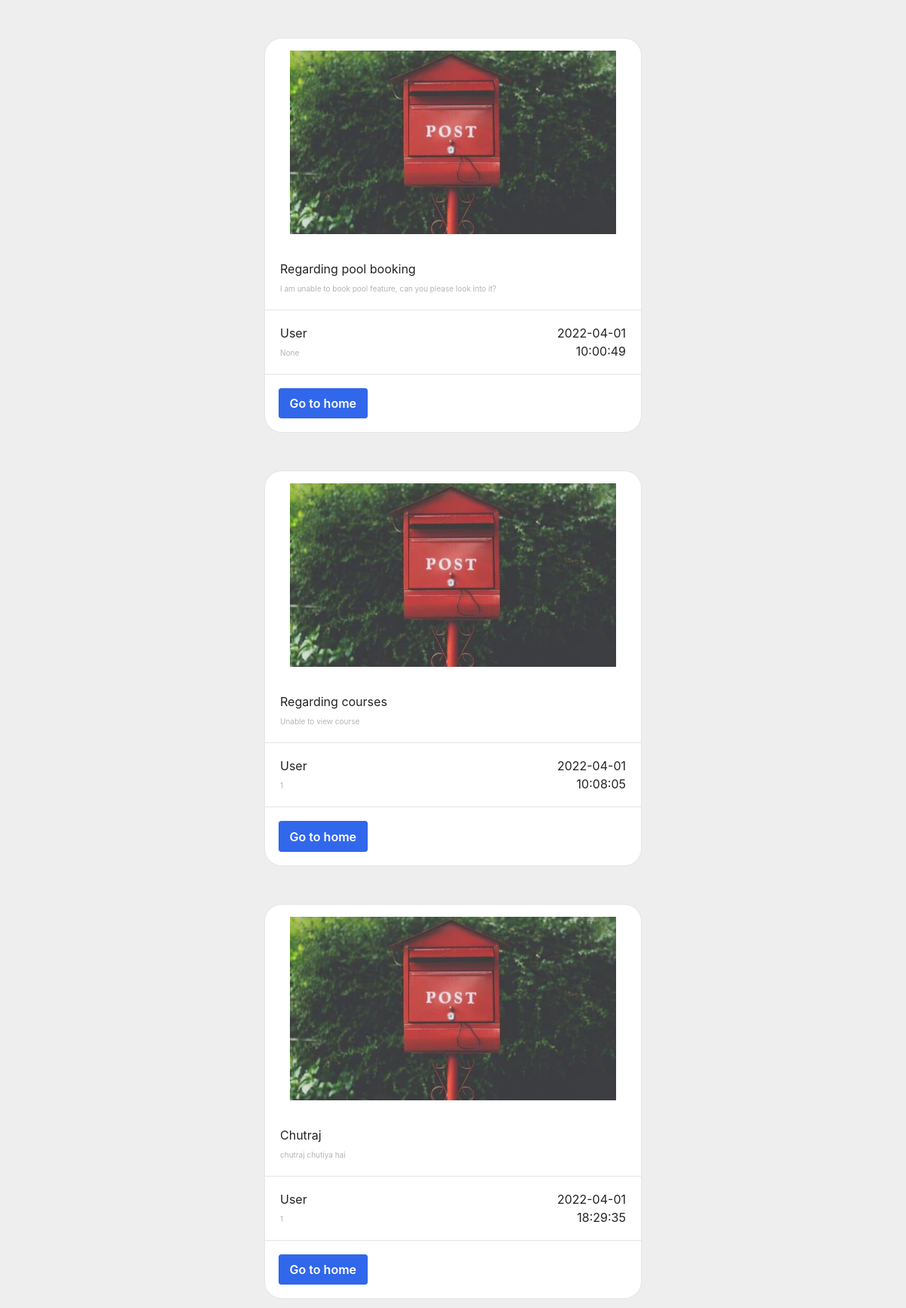
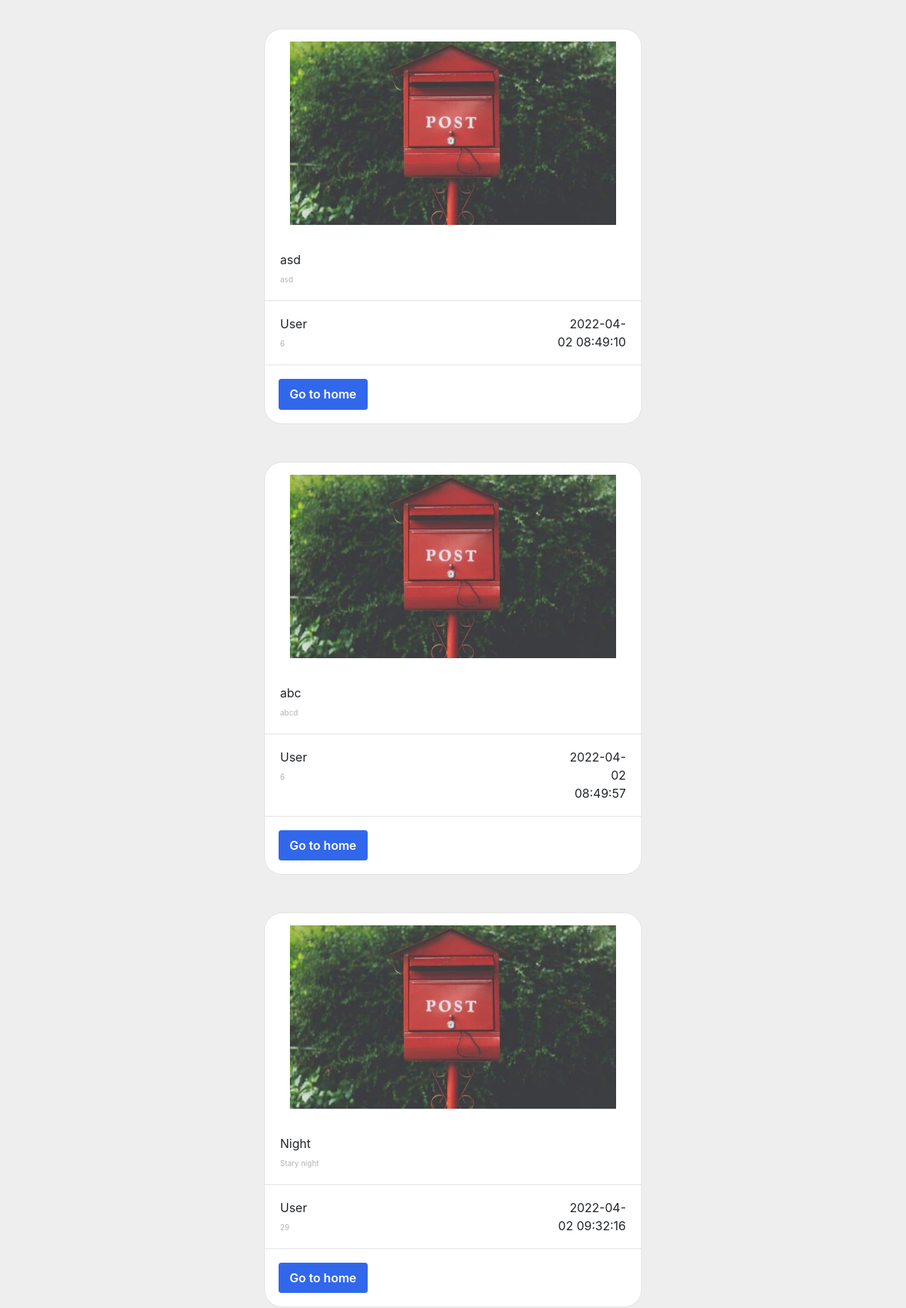
The page /userpost (signed in, upper part) on the database its author committed (2 pictures, top to bottom).
### website/models.py (models this page shows, shortened)
class Post(db.Model):
    id = db.Column(db.Integer, primary_key=True)
    type = db.Column(db.String(20))
    title = db.Column(db.String(100))
    content = db.Column(db.String(10000))
    date_posted = db.Column(db.DateTime(timezone=True), default=func.now())
    user_id = db.Column(db.Integer, db.ForeignKey('user.id'))

### website/views.py (the view)
@views.route('/userpost', methods=['GET', 'POST'])
@login_required
def user_post():
    return render_template('userpost.html', posts=Post.query.filter_by(type='public').all())

### website/__init__.py (called while the page is built)
def create_app():
    app=Flask(__name__)
    app.config['SECRET_KEY']='secret'
    app.config['SQLALCHEMY_DATABASE_URI']='sqlite:///'+DB_NAME
    db.init_app(app)
    from .views import views
    from .auth import auth
    app.register_blueprint(views,url_prefix='/')
    app.register_blueprint(auth,url_prefix='/')
    from .models import User, Note
    create_database(app)
    login_manager = LoginManager()
    login_manager.login_view = 'views.home'
    login_manager.init_app(app)
    @login_manager.user_loader
    def load_user(id):
        return User.query.get(int(id))
    return app

### website/templates/userpost.html (shortened to what this page needs)
<!doctype html>
<html>
<head>
    <link href='https://stackpath.bootstrapcdn.com/bootstrap/4.3.1/css/bootstrap.min.css' rel='stylesheet'>
    <link href='https://use.fontawesome.com/releases/v5.8.1/css/all.css' rel='stylesheet'>
</head>
<body oncontextmenu="return false" class='snippet-body'>
    {% for post in posts %}
    <div class="container d-flex justify-content-center">
        <figure class="card card-product-grid card-lg"> <a href="#" class="img-wrap" data-abc="true"> <img
                    src="static/images/post.jpeg"> </a>
            <figcaption class="info-wrap">
                <div class="row">
                    <div class="col-md-9 col-xs-9"> <a href="#" class="title" data-abc="true">{{post.title}}</a> <span
                            class="rated">{{post.content}}</span> </div>
                </div>
            </figcaption>
            <div class="bottom-wrap-payment">
                <figcaption class="info-wrap">
                    <div class="row">
                        <div class="col-md-9 col-xs-9"> <a href="#" class="title" data-abc="true">User</a> <span
                                class="rated">{{post.user_id}}</span> </div>
                        <div class="col-md-3 col-xs-3">
                            <div class="rating text-right"> {{post.date_posted}} </div>
                        </div>
                    </div>
                </figcaption>
            </div>
            <div class="bottom-wrap"> <a href="/dashboard" class="btn btn-primary" data-abc="true">Go to home </a>
            </div>
        </figure>
    </div>
</body>
{% endfor %}
</html>

### website/templates/userpost.html (style rules this page uses)
body { background-color: #EEEEEE }
a { text-decoration: none !important }
.card-product-list, .card-product-grid { margin-bottom: 0 }
.card { width: 500px; position: relative; display: -webkit-box; display: -ms-flexbox; display: flex; -webkit-box-orient: vertical; -webkit-box-direction: normal; -ms-flex-direction: column; flex-direction: column; min-width: 0; word-wrap: break-word; background-color: #fff; background-clip: border-box; border: 1px solid rgba(0, 0, 0, 0.1); border-radius: 23px; margin-top: 50px }
.card-product-grid .img-wrap { border-radius: 0.2rem 0.2rem 0 0; height: 220px }
.card .img-wrap { overflow: hidden }
.card-lg .img-wrap { height: 280px }
.card-product-grid .img-wrap { border-radius: 0.2rem 0.2rem 0 0; height: 275px; padding: 16px }
[class*='card-product'] .img-wrap img { height: 100%; max-width: 100%; width: auto; display: inline-block; -o-object-fit: cover; object-fit: cover }
.img-wrap { text-align: center; display: block }
.card-product-grid .info-wrap { overflow: hidden; padding: 18px 20px }
[class*='card-product'] a.title { color: #212529; display: block }
.card-product-grid .bottom-wrap { padding: 18px; border-top: 1px solid #e4e4e4 }
.bottom-wrap-payment { padding: 0px; border-top: 1px solid #e4e4e4 }
.rated { font-size: 10px; color: #b3b4b6 }
.btn { display: inline-block; font-weight: 600; color: #343a40; text-align: center; vertical-align: middle; -webkit-user-select: none; -moz-user-select: none; -ms-user-select: none; user-select: none; background-color: transparent; border: 1px solid transparent; padding: 0.45rem 0.85rem; font-size: 1rem; line-height: 1.5; border-radius: 0.2rem }
.btn-primary { color: #fff; background-color: #3167eb; border-color: #3167eb }

### rows shown on the page
Post: title "Regarding pool booking", content "I am unable to book pool feature, can you please look into it?", user_id "None", date_posted "2022-04-01 10:00:49"
Post: title "Regarding courses", content "Unable to view course", user_id "1", date_posted "2022-04-01 10:08:05"
Post: title "Chutraj", content "chutraj chutiya hai", user_id "1", date_posted "2022-04-01 18:29:35"
Post: title "asd", content "asd", user_id "6", date_posted "2022-04-02 08:49:10"
Post: title "abc", content "abcd", user_id "6", date_posted "2022-04-02 08:49:57"
Post: title "Night", content "Stary night", user_id "29", date_posted "2022-04-02 09:32:16"
